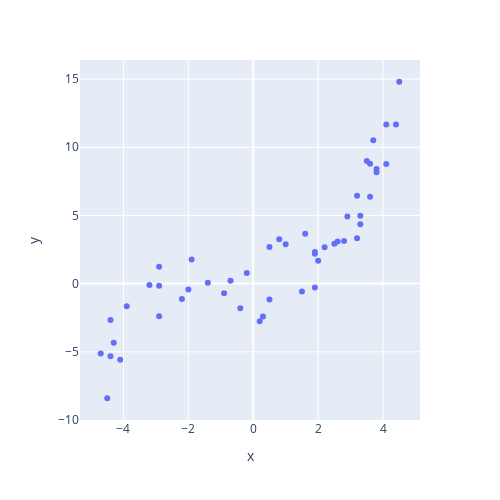

Source (notebook cell):
### Markdown cell above
A quick inspection of the data

### Code cell
XX=[]
for x in X:
  XX.append(x[0])

fig = px.scatter(x=XX, y=y, width=500, height=500)
fig.show()

### Figure 1 — Plotly figure (JSON) as saved in the notebook; plotly's stock layout.template omitted (floating-point values rounded to 4 significant figures)
{"data": [{"hovertemplate": "x=%{x}<br>y=%{y}<extra></extra>", "legendgroup": "", "marker": {"color": "#636efa", "symbol": "circle"}, "mode": "markers", "name": "", "orientation": "v", "showlegend": false, "type": "scatter", "x": [-4.7, -4.5, -4.4, -4.4, -4.3, -4.1, -3.9, -3.2, -2.9, -2.9, -2.9, -2.2, -2, -1.9, -1.4, -0.9, -0.7, -0.4, -0.2, 0.2, 0.3, 0.5, 0.5, 0.8, 1, 1.5, 1.6, 1.9, 1.9, 1.9, 2, 2.2, 2.5, 2.6, 2.8, 2.9, 3.2, 3.2, 3.3, 3.3, 3.5, 3.6, 3.6, 3.7, 3.8, 3.8, 4.1, 4.1, 4.4, 4.5], "xaxis": "x", "y": [-5.131, -8.408, -2.666, -5.326, -4.342, -5.591, -1.655, -0.097, 1.235, -2.392, -0.16, -1.137, -0.439, 1.773, 0.061, -0.701, 0.202, -1.809, 0.788, -2.756, -2.408, 2.683, -1.173, 3.258, 2.879, -0.585, 3.661, -0.276, 2.312, 2.197, 1.685, 2.668, 2.916, 3.083, 3.118, 4.924, 3.32, 6.451, 4.357, 4.981, 8.988, 8.793, 6.371, 10.51, 8.161, 8.405, 11.67, 8.783, 11.67, 14.81], "yaxis": "y"}], "layout": {"height": 500, "legend": {"tracegroupgap": 0}, "margin": {"t": 60}, "width": 500, "xaxis": {"anchor": "y", "domain": [0, 1], "title": {"text": "x"}}, "yaxis": {"anchor": "x", "domain": [0, 1], "title": {"text": "y"}}}}
